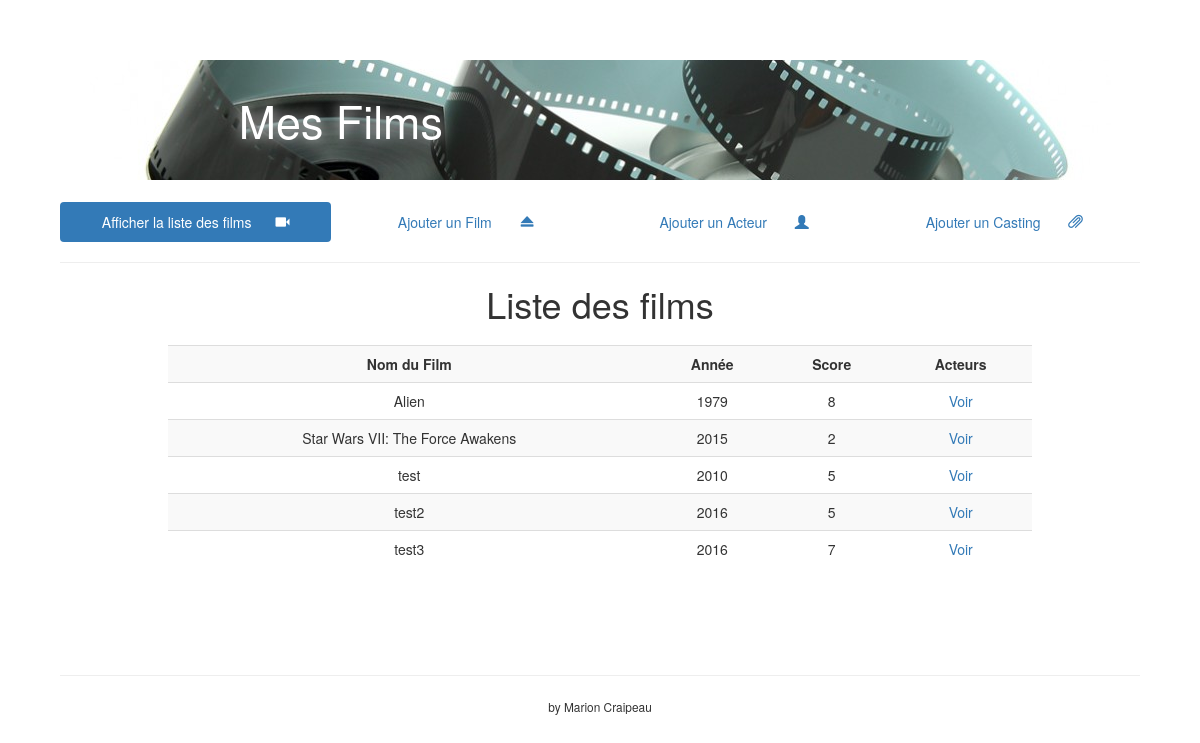
The page / on the database its author committed.
### tables this page shows
CREATE TABLE IF NOT EXISTS `films` (
`id_film` int(11) NOT NULL,
  `nom_film` varchar(255) NOT NULL,
  `annee_film` smallint(6) NOT NULL,
  `score` float NOT NULL
);

### autoload.php (called while the page is built, shortened)
<?php
spl_autoload_register(function($classname)
{
    $file = __DIR__.'/classes/'.$classname.'.php';
});
require_once(__DIR__.'/controllers/db_connexion.php');
require_once(__DIR__.'/controllers/object_manager.php');

### controllers/object_manager.php (called while the page is built, shortened)
<?php
try {
	$film_repository = new FilmRepository($pdo);
} catch (Exception $e) {
	echo 'Erreur: '.$e->getMessage();
}

### classes/Repository.php (called while the page is built, shortened)
<?php
abstract class Repository {
	public function setDb(PDO $db){
		$this->db = $db;
	}
}

### classes/FilmRepository.php (called while the page is built, shortened)
<?php
class FilmRepository extends Repository{
	public function getAllFilms(){
		$arrayFilms = array();
		$req = $this->db->prepare('SELECT * FROM films ORDER BY nom_film');
		$req->execute();
	    while ($data = $req->fetch()) {
	    	$film = new Film([
	    		'idFilm' => $data['id_film'],
				'nomFilm' => $data['nom_film'],
				'annee' => $data['annee_film'],
				'score' => $data['score']
				]);
	    	array_push($arrayFilms, $film);
	    }
	    return $arrayFilms;
	}
}

### classes/Film.php (called while the page is built, shortened)
<?php
class Film {
	private $idFilm;
	private $nomFilm;
	private $annee;
	private $score;
	public function hydrate(array $datas){
		foreach ($datas as $key => $value){
			$method = 'set'.ucfirst($key);
		}
	}
	public function setIdFilm($id_film){
		$this->idFilm = (int)$id_film;
	}
	public function setNomFilm($nom_film){
		if(strlen($nom_film) > 255) throw new Exception('Le nom du film est trop long.<br/>');
		else $this->nomFilm = $nom_film;
	}
	public function setAnnee($annee){
		$annee = (int)$annee;
		if($annee < 1900 && $annee >= date('Y') + 2) throw new Exception('La date n\'est pas valide');
		else $this->annee = $annee;
	}
	public function setScore($score){
		$score = (int)$score;
		if($score < 0 || $score > 10) throw new Exception('Le score doit être entre 0 et 10<br/>');
		else $this->score = $score;
	}
	public function getIdFilm(){
		return $this->idFilm;
	}
	public function getNomFilm(){
		return $this->nomFilm;
	}
	public function getAnnee(){
		return $this->annee;
	}
	public function getScore(){
		return $this->score;
	}
}

### views/afficher_films.php (the view)
<h1> Liste des films </h1>
  <table class="table table-striped">
    <tr>
      <th> Nom du Film </th>
      <th> Année </th>
      <th> Score </th>
      <th> Acteurs </th>
    </tr>
      <?php
      	$arrayFilm = $film_repository->getAllFilms();
      	foreach ($arrayFilm as $film) {
      		 echo '<tr><td>'.$film->getNomFilm().'</td>';
      		 echo '<td>'.$film->getAnnee().'</td>';
      		 echo '<td>'.$film->getScore().'</td>';
      		 echo '<td><a href="?page=casting.php&id_film='.$film->getIdFilm().'"> Voir </a></td>
                </tr>';
          }
      ?>
  </table>

### index.php (shortened to what this page needs)
<?php
require_once(__DIR__.'/autoload.php');
if(isset($_GET['page'])) {
  $page = $_GET['page'];
  $controller_name = str_replace('.php', '_controller.php', $_GET['page']);
  $controller = __DIR__.'/controllers/'.$controller_name;
  if (file_exists($controller))  include_once($controller);
} else {
  $page = 'afficher_films.php';
}
?>
<!DOCTYPE html>
<html>
  <head>
    <link rel="stylesheet" href="https://maxcdn.bootstrapcdn.com/bootstrap/3.3.6/css/bootstrap.min.css">
    <link rel="stylesheet" href="https://maxcdn.bootstrapcdn.com/bootstrap/3.3.6/css/bootstrap-theme.min.css">
    <link rel="stylesheet" href="assets/css/style.css">
  </head>
  <body>
    <nav>
    <div class="banner">
      <h1> Mes Films </h1>
    </div>
    <ul class="nav nav-pills nav-justified">
      <li role="presentation"
        <?php if (!isset($_GET['page'])) echo 'class="active"'; ?> >
          <a href="index.php">
          Afficher la liste des films<span class="glyphicon glyphicon-facetime-video" aria-hidden="true"></span> </a>
      </li>
      <li role="presentation"
        <?php if (isset($_GET['page']) AND $_GET['page'] == "ajout_film.php") echo 'class="active"'; ?>>
          <a href="?page=ajout_film.php">
             Ajouter un Film <span class="glyphicon glyphicon glyphicon-eject" aria-hidden="true"></span></a>
      </li>
      <li role="presentation"
        <?php if (isset($_GET['page']) AND $_GET['page'] == "ajout_acteur.php") echo 'class="active"'; ?>>
          <a href="?page=ajout_acteur.php">
           Ajouter un Acteur <span class="glyphicon glyphicon-user" aria-hidden="true"></span></a>
      </li>
      <li role="presentation"
        <?php if (isset($_GET['page']) AND $_GET['page'] == "ajout_casting.php") echo 'class="active"'; ?>>
          <a href="?page=ajout_casting.php">
          Ajouter un Casting <span class="glyphicon glyphicon-paperclip" aria-hidden="true"></span></a>
      </li>
    </ul>
    </nav>
    <hr>
      <?php
      include_once(__DIR__.'/views/'.$page);
      ?>
    </body>
    <footer>
      <hr>
      <small> by Marion Craipeau</small>
    </footer>
</html>

### assets/css/style.css (style rules this page uses)
body { margin: 5%; }
h1, h2, h3 { text-align: center; }
h1 { margin: 2%; }
a { text-decoration: none; }
footer { margin-top: 10%; text-align: center; }
.table { width: 80%; margin: auto; }
th, td { text-align:center; width: auto; }
nav { width: auto; text-align: center; }
.banner { background: url("../images/banner-film.jpg") no-repeat center; height: 120px; margin: 2%; }
li { display: inline-block; margin: 15px; }
ul { margin:auto; }
.glyphicon { padding-left: 10%; }
.banner h1 { position: relative; right: 25%; top: 30%; color: white; text-shadow: 0px 0px 15px white; font-size: 3.2em; }

### rows shown on the page
films: nom_film "Alien", annee_film "1979", score "8"
films: nom_film "Star Wars VII: The Force Awakens", annee_film "2015", score "2"
films: nom_film "test", annee_film "2010", score "5"
films: nom_film "test2", annee_film "2016", score "5"
films: nom_film "test3", annee_film "2016", score "7"
